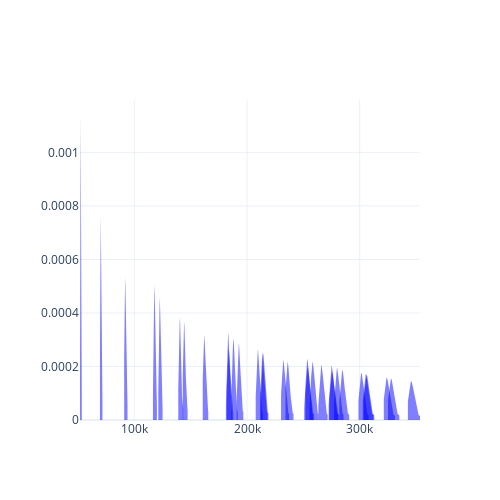

Write notebook code for a chart like this one.
### Code cell
from typing import List
import warnings
warnings.simplefilter('ignore', category=pd.errors.PerformanceWarning)

import pandas as pd
import plotly.graph_objects as go
from scipy.stats import gaussian_kde
from ruins.core import DataManager

def windpower_actions_projection(dataManager: DataManager, specs, site: float = 396.0, filter_={}) -> List[pd.DataFrame]:
    """
    """    
    # I guess we have to stick to those here
    turbines=['e53', 'e115', 'e126']

    # handle the specs
    if len(specs) == 1 and any([isinstance(s, range) for s in specs]):
        # there is a range definition
        scenarios = []
        for e1 in specs[0]:
            for e2 in specs[1]:
                for e3 in specs[2]:
                    scenarios.append((e1 / 100, e2 / 100, e3 / 100))
    else:
        scenarios = specs

    # upscale the turbines to the site
    power_share = upscale_windenergy(turbines, scenarios)

    # get the data
    df = load_windpower_data(dataManager)
    # apply filters
    for key, val in filter_.items():
        if key == 'year':
            df = df[val]
        elif key == 'rcp':
            df = df.xs(val, level=1, axis=1)
        elif key == 'gcm':
            df = df.xs(val, level=2, axis=1)

    # aggregate everything
    actions = []
    for i in range(0, len(power_share), len(turbines)):
        data = None
        for j, turbine in enumerate(turbines):
            # get the chunk for this turbine
            chunk = df[turbine.upper(), ].mean(axis=1)  # this is the part I am not sure about

            # multiply with the number of turbines
            chunk *= power_share[i + j][0]

            # merge
            if data is None:
                data = pd.DataFrame(data={turbine: chunk.values}, index=chunk.index)
                #data = chunk
            else:
                #data = pd.merge(data, chunk, left_index=True, right_index=True, how='outer')
                data[turbine] = chunk.values
        actions.append(data)

    return actions

def windpower_distplot(actions: List[pd.DataFrame], fig: go.Figure = None, fill: str = None) -> go.Figure:
    """Plot the actions projected to climate models """    
    if fig is None:
        fig = go.Figure()

    # add all actions
    for i, action in enumerate(actions):
        y = action.sum(axis=1).values
        x = np.linspace(y.min(), y.max(), 100)
        kde = gaussian_kde(y)(x)

        fig.add_trace(
            go.Scatter(x=x, y=kde, mode='lines', line=dict(color='blue', width=0. if fill is not None else 1), fill=fill, showlegend=False)
        )

    return fig



# define properties
RCP = 'rcp85'

# get turbines
turbines = ['e53', 'e115', 'e126']
#turbine = upscale_windenergy(['e53', 'e115', 'e126'], [(1, 0, 0), (0, 1, 0), (0.5, 0, 0.5)])

scenario = [(i / 100, 0 , 1 - (i / 100)) for i in range(0, 100, 5)]
#scenario = [(1, 0, 0), (0, 1, 0), (0, 0, 1)]
gen = [np.arange(0, 1, 0.25) for i in range(3)]
scenario = [c for c in product(*gen) if abs(sum(c)) -1.0 < 1e-5][1:]
power_share = upscale_windenergy(turbines, scenario)

# load
df = load_windpower_data(dm)['2075':'2095']

# aggregate
actions = []
for i in range(0, len(power_share), len(turbines)):
    data = None
    for j, spec in enumerate(turbines):
        chunk = df[spec.upper(), RCP].mean(axis=1)  # mean value per turbine
        chunk *= power_share[i + j][0]  # multiply with the number of turbines
        if data is None:
            data = pd.DataFrame(data={spec: chunk.values}, index=chunk.index)
            #data = chunk
        else:
            data[spec] = chunk.values
            #data = pd.merge(data, chunk, left_index=True, right_index=True, how='outer')
    actions.append(data)


# Plotting
# go for the plot
# import plotly.figure_factory as ff
# fig = ff.create_distplot([a.sum(axis=1) for a in actions], [f'{i / len(actions) * 100:.0f}%' for i in range(len(actions))], show_hist=False, show_rug=False)


fig = go.Figure()
for i, action in enumerate(actions):
    y = action.sum(axis=1).values
    x = np.linspace(y.min(), y.max(), 100)
    try:
        kde = gaussian_kde(y)(x)
        fig.add_trace(go.Scatter(x=x, y=kde, mode='lines', line=dict(color='blue', width=0.), fill='tozeroy', showlegend=False, name=f'{i * 5}% E53'))
    except:
        pass

fig.update_layout(width=500, height=500, template='plotly_white')
